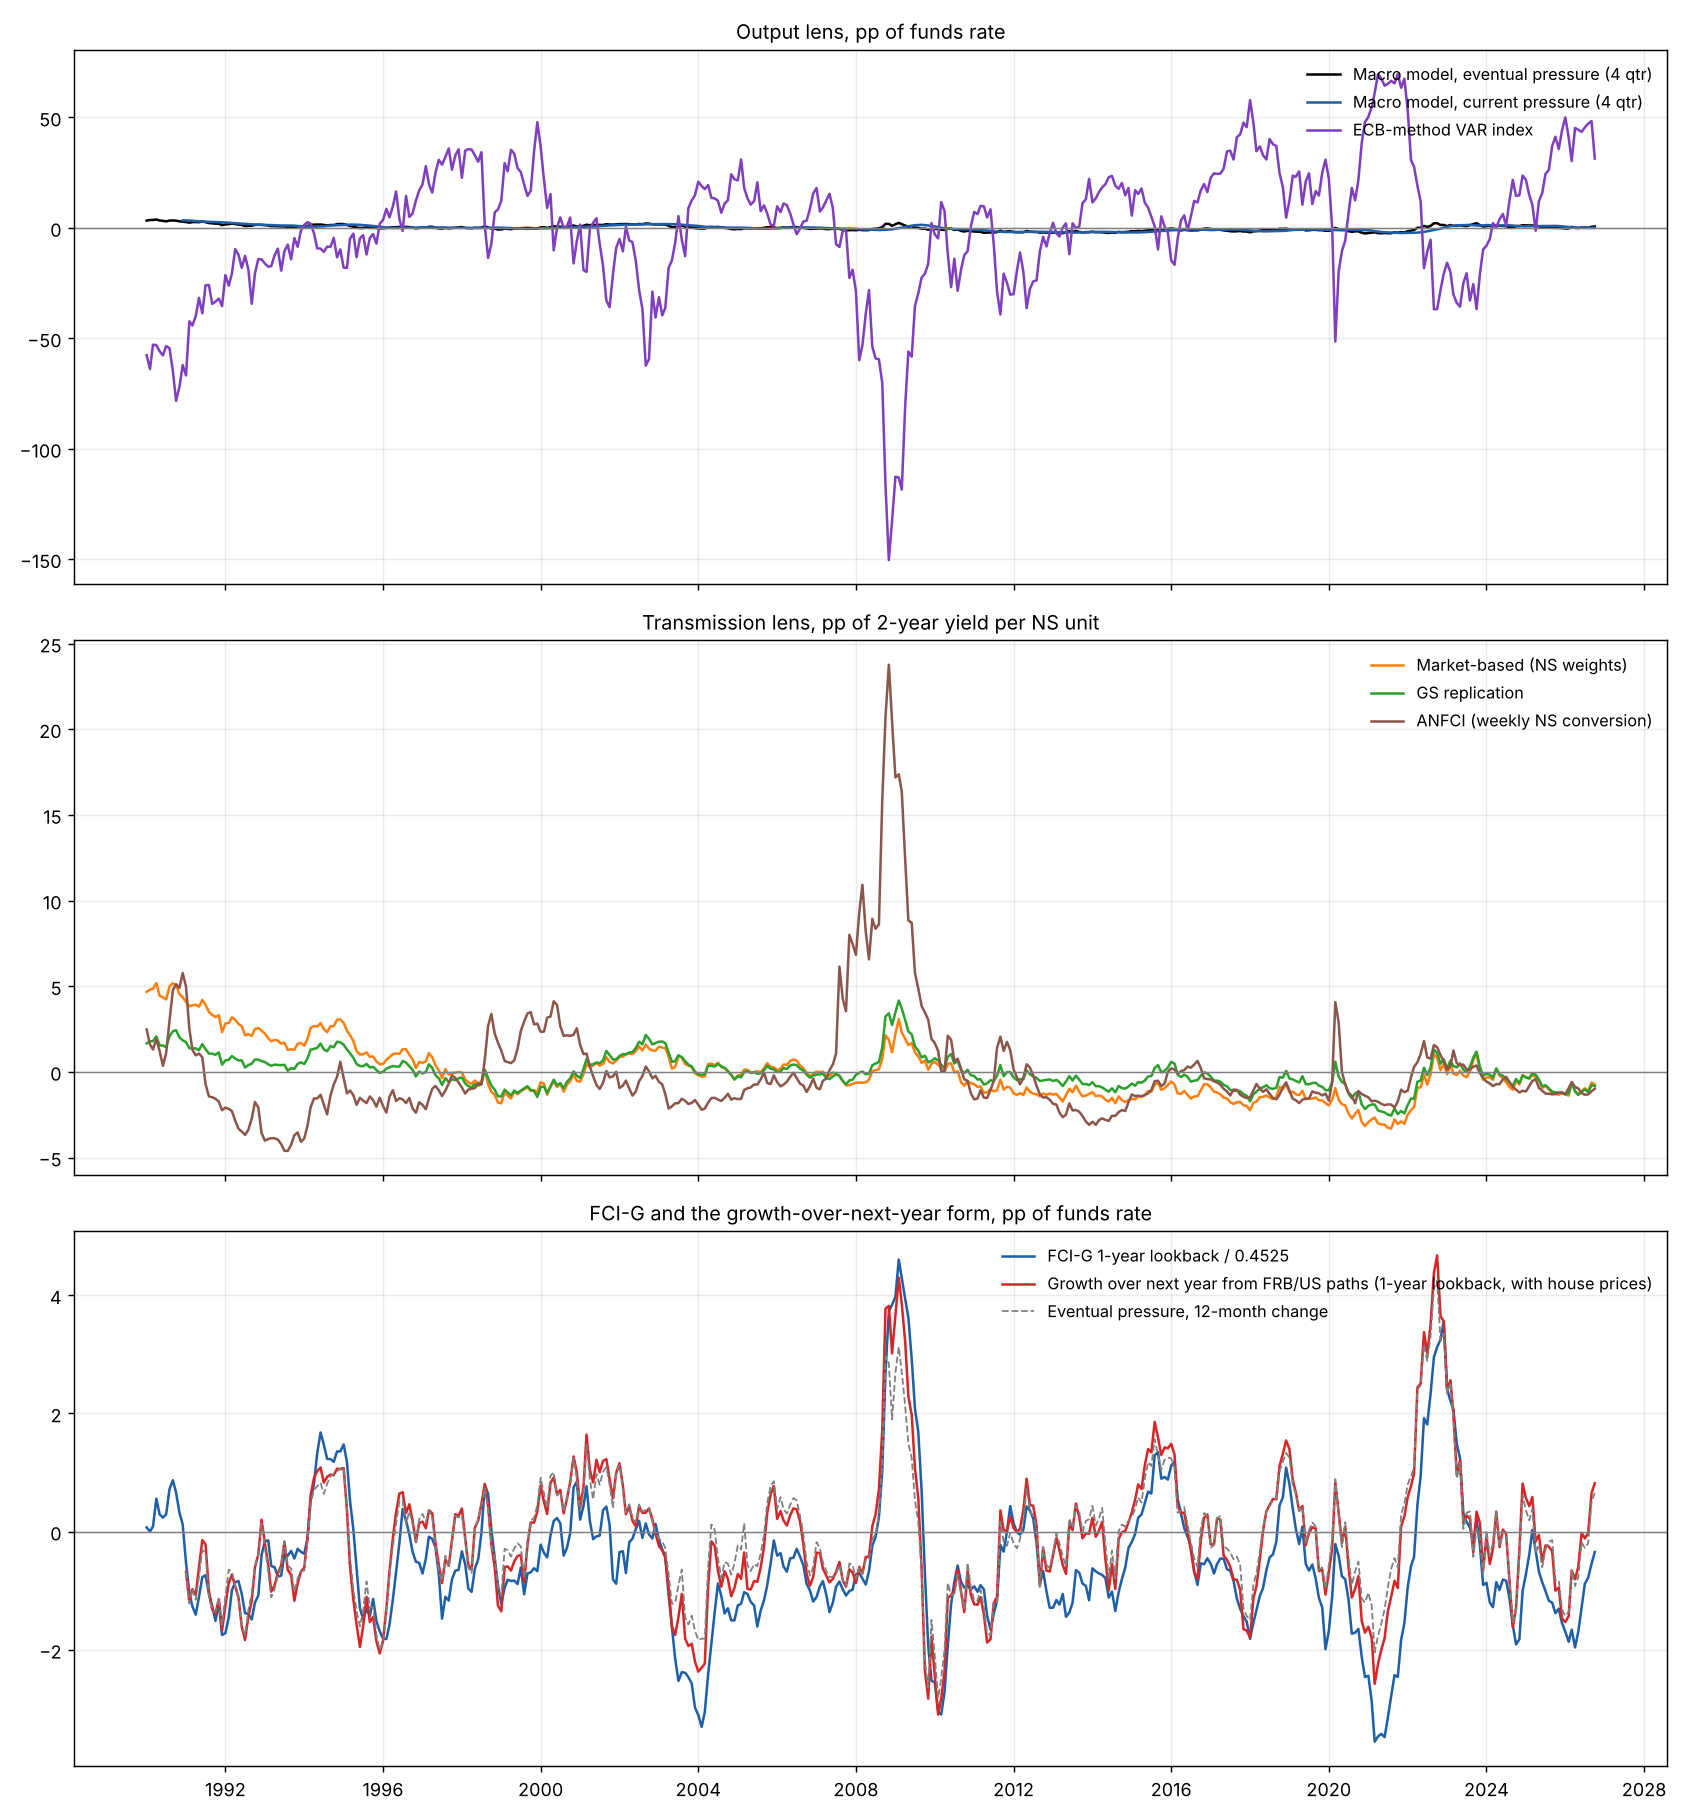

Recreate this plot in Python.
"""
Comparison of the indexes specified in experimental/INDEX_QA.md (approved 29 Oct 2026). Monthly, 1990-2026 (each series on its own available sample).
Units stated, not converted across lenses (answer 35): output lens in pp of funds rate; transmission lens in pp of the 2-year yield per NS unit.
    output lens:        EP_4 (main), EP_4+HP, CP_4, CP_4+HP (macro_model_v3), GI_1yr+HP, GI_3yr+HP, FCI-G 1yr and 3yr (official / 0.4525, replication after 2026-08), MF-VAR (mf_var_us)
    transmission lens:  MKT, MKT+Baa, GS, NFCI, ANFCI (transmission_v3); OFR FSI reported but its conversion failed (event-day response not different from zero)
    other:              SF Fed proxy funds rate, 12-month changes from 2009
Tables: (1) level and 12-month-change correlations among level indexes; (2) FCI-G (both lookbacks) against levels and 12-month changes (answer 15);
(3) proxy funds rate; (4) gap test: static macro EP_4 minus static market MKT, monthly local projections on NS surprises (answer 32; units mixed, stated).
Usage: python experimental/fci_compare/compare_v3.py
Outputs: compare_v3.png
"""
import os, sys
import numpy as np, pandas as pd
import statsmodels.api as sm

HERE = os.path.dirname(os.path.abspath(__file__))
ROOT = os.path.dirname(os.path.dirname(HERE))
sys.path.insert(0, os.path.join(ROOT, "experimental", "path_fci"))
import path_fci as P
import path_fci_gss_ns as Q


def rd(path):
    d = pd.read_csv(path); d.index = pd.PeriodIndex(d.iloc[:, 0], freq="M"); return d.iloc[:, 1:]


def main():
    mm = rd(os.path.join(ROOT, "experimental", "ms_fci", "macro_model_v3_monthly.csv"))
    tr = rd(os.path.join(HERE, "transmission_v3_monthly.csv"))
    mf = rd(os.path.join(HERE, "mf_var_us_monthly.csv"))
    f3 = pd.read_csv(os.path.join(ROOT, "raw", "fed_monthly_3yr.csv"), parse_dates=["date"]).set_index("date").iloc[:, 0]; f3.index = f3.index.to_period("M")
    f1 = pd.read_csv(os.path.join(ROOT, "raw", "fed_monthly_1yr.csv"), parse_dates=["date"]).set_index("date").iloc[:, 0]; f1.index = f1.index.to_period("M")
    rep = pd.read_csv(os.path.join(ROOT, "fcig_replication_monthly.csv")); rep.index = pd.PeriodIndex(rep["month"], freq="M")
    f3 = pd.concat([f3, rep["3yr|FCI-G"].loc[f3.index[-1] + 1:]]); f1 = pd.concat([f1, rep["1yr|FCI-G"].loc[f1.index[-1] + 1:]])
    prox = pd.read_excel(os.path.join(ROOT, "raw", "proxy-funds-rate-data.xlsx"), sheet_name="Weekly", skiprows=1, names=["date", "ffr", "proxy"])
    prox["date"] = pd.to_datetime(prox.date); prox = prox.set_index("date").proxy.resample("ME").last(); prox.index = prox.index.to_period("M")
    S = pd.DataFrame({"EP_4": mm["EP_4"], "EP_4+HP": mm["EP_4+HP"], "CP_4": mm["CP_4"], "CP_4+HP": mm["CP_4+HP"], "GI_1yr+HP": mm["GI_1yr+HP"], "GI_3yr+HP": mm["GI_3yr+HP"],
                      "FCI-G 1yr": f1 / 0.4525, "FCI-G 3yr": f3 / 0.4525, "MF-VAR": mf.iloc[:, 0], "MF-VAR+HP": mf.iloc[:, 2],
                      "MKT": tr["MKT"], "MKT+Baa": tr["MKT+Baa"], "GS": tr["GS"], "NFCI": tr["NFCI"], "ANFCI": tr["ANFCI"], "PROXY": prox}).loc["1990-01":"2026-10"]
    S["MF-VAR"] = S["MF-VAR"] - S["MF-VAR"].mean(); S["MF-VAR+HP"] = S["MF-VAR+HP"] - S["MF-VAR+HP"].mean()
    lev = ["EP_4", "EP_4+HP", "CP_4", "MF-VAR", "MKT", "MKT+Baa", "GS", "ANFCI", "NFCI"]
    pd.set_option("display.width", 220)
    print("sd and latest (output lens: pp funds rate; transmission lens: pp 2-year yield):")
    print(pd.DataFrame({"sd": S.std(), "latest": S.ffill().iloc[-1]}).round(2).T.to_string())
    print("\n(1) correlations, levels (upper) and 12-month changes (lower):")
    C = S[lev].corr(); C2 = S[lev].diff(12).corr()
    T = C.copy()
    for i in range(len(lev)):
        for j in range(len(lev)):
            if i > j: T.iloc[i, j] = C2.iloc[i, j]
    print(T.round(2).to_string())
    print("\n(2) FCI-G against level indexes: corr with level | corr with 12-month change")
    rows = []
    for f in ("FCI-G 1yr", "FCI-G 3yr"):
        for n in lev + ["GI_1yr+HP", "GI_3yr+HP"]:
            a = S[[f, n]].dropna(); b = pd.concat([S[f], S[n].diff(12)], axis=1).dropna()
            rows.append(dict(fcig=f, index=n, level=a.corr().iloc[0, 1], chg12=b.corr().iloc[0, 1] if not n.startswith("GI") else np.nan))
    print(pd.DataFrame(rows).pivot(index="index", columns="fcig", values=["level", "chg12"]).round(2).to_string())
    print("\n(3) SF Fed proxy funds rate, 12-month changes from 2009: correlation")
    print({n: round(float(S[["PROXY", n]].loc["2009-01":].diff(12).corr().iloc[0, 1]), 2) for n in lev + ["FCI-G 1yr"]})
    # (4) gap test
    ev = P.events(P.USMPD)
    d = ev.dropna(subset=Q.FUT + ["UST2Y"] + list(Q.ENDOG.values())).reset_index(drop=True)
    _, ns, _, _ = Q.gss_ns(d)
    s = pd.Series(ns).groupby(pd.PeriodIndex(d.Date, freq="M")).sum().reindex(pd.period_range("1994-02", "2026-09", freq="M")).fillna(0.0)
    gap = S["EP_4"] - S["MKT"]
    print("\n(4) gap test (EP_4 minus MKT; mixed units): y(t+h) - y(t-1) on the month's NS surprise (NS units), HAC")
    for nme, y in (("EP_4", S["EP_4"]), ("MKT", S["MKT"]), ("gap", gap)):
        out = []
        for h in (0, 3, 6, 12, 24):
            dy = (y.shift(-h) - y.shift(1)).reindex(s.index); ok = dy.notna()
            r = sm.OLS(dy[ok], sm.add_constant(s[ok])).fit(cov_type="HAC", cov_kwds={"maxlags": max(h, 1)})
            out.append(f"h={h}: {r.params.iloc[1]:+.2f} ({r.bse.iloc[1]:.2f})")
        print(f"   {nme:5s} " + "  ".join(out))
    import matplotlib
    matplotlib.use("Agg")
    import matplotlib.pyplot as plt
    fig, axes = plt.subplots(3, 1, figsize=(13, 14), sharex=True)
    t = S.index.to_timestamp()
    for n, c in (("EP_4", "black"), ("CP_4", "#1f5fa8"), ("MF-VAR", "#7f3fbf")):
        axes[0].plot(t, S[n], color=c, lw=1.4, label={"EP_4": "Macro model, eventual pressure (4 qtr)", "CP_4": "Macro model, current pressure (4 qtr)", "MF-VAR": "ECB-method VAR index"}[n])
    axes[0].set_title("Output lens, pp of funds rate", fontsize=11)
    for n, c in (("MKT", "#ff7f0e"), ("GS", "#2ca02c"), ("ANFCI", "#8c564b")):
        axes[1].plot(t, S[n], color=c, lw=1.4, label={"MKT": "Market-based (NS weights)", "GS": "GS replication", "ANFCI": "ANFCI (weekly NS conversion)"}[n])
    axes[1].set_title("Transmission lens, pp of 2-year yield per NS unit", fontsize=11)
    for n, c, lab in (("FCI-G 1yr", "#1f5fa8", "FCI-G 1-year lookback / 0.4525"), ("GI_1yr+HP", "#d62728", "Growth over next year from FRB/US paths (1-year lookback, with house prices)")):
        axes[2].plot(t, S[n], color=c, lw=1.4, label=lab)
    axes[2].plot(t, S["EP_4"].diff(12), color="gray", lw=1.0, ls="--", label="Eventual pressure, 12-month change")
    axes[2].set_title("FCI-G and the growth-over-next-year form, pp of funds rate", fontsize=11)
    for ax in axes:
        ax.axhline(0, color="gray", lw=0.8); ax.grid(alpha=0.25); ax.legend(loc="upper right", fontsize=9, frameon=False)
    fig.tight_layout(); fig.savefig(os.path.join(HERE, "compare_v3.png"), dpi=130)


if __name__ == "__main__":
    main()
